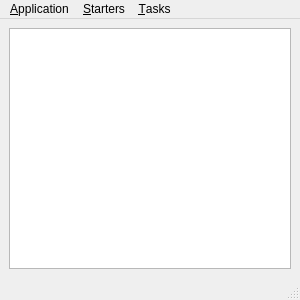
<?xml version="1.0" encoding="UTF-8"?>
<ui version="4.0">
 <class>MainWindow</class>
 <widget class="QMainWindow" name="MainWindow">
  <property name="geometry">
   <rect>
    <x>0</x>
    <y>0</y>
    <width>300</width>
    <height>300</height>
   </rect>
  </property>
  <property name="windowTitle">
   <string>Starter GUI</string>
  </property>
  <property name="windowIcon">
   <iconset>
    <normaloff>clipboard-4-multi-size.ico</normaloff>clipboard-4-multi-size.ico</iconset>
  </property>
  <widget class="QWidget" name="centralwidget">
   <layout class="QVBoxLayout" name="verticalLayout">
    <item>
     <widget class="QTreeView" name="tv">
      <property name="selectionMode">
       <enum>QAbstractItemView::ExtendedSelection</enum>
      </property>
      <property name="selectionBehavior">
       <enum>QAbstractItemView::SelectItems</enum>
      </property>
      <property name="indentation">
       <number>10</number>
      </property>
     </widget>
    </item>
   </layout>
  </widget>
  <widget class="QMenuBar" name="menubar">
   <property name="geometry">
    <rect>
     <x>0</x>
     <y>0</y>
     <width>300</width>
     <height>21</height>
    </rect>
   </property>
   <widget class="QMenu" name="menuApplication">
    <property name="title">
     <string>&amp;Application</string>
    </property>
    <addaction name="actionSettings"/>
    <addaction name="actionClose"/>
   </widget>
   <widget class="QMenu" name="menuTasks">
    <property name="title">
     <string>&amp;Tasks</string>
    </property>
    <addaction name="actionStart"/>
    <addaction name="actionStop"/>
    <addaction name="actionRestart"/>
    <addaction name="actionInstall"/>
   </widget>
   <widget class="QMenu" name="menuStarters">
    <property name="title">
     <string>&amp;Starters</string>
    </property>
    <addaction name="actionAdd"/>
    <addaction name="actionReload"/>
    <addaction name="actionStopStarter"/>
    <addaction name="actionRemove"/>
   </widget>
   <addaction name="menuApplication"/>
   <addaction name="menuStarters"/>
   <addaction name="menuTasks"/>
  </widget>
  <widget class="QStatusBar" name="statusbar"/>
  <action name="actionSettings">
   <property name="text">
    <string>&amp;Settings...</string>
   </property>
   <property name="toolTip">
    <string>Open settings dialog</string>
   </property>
  </action>
  <action name="actionClose">
   <property name="text">
    <string>&amp;Close</string>
   </property>
  </action>
  <action name="actionPublish">
   <property name="checkable">
    <bool>true</bool>
   </property>
   <property name="text">
    <string>Publish</string>
   </property>
   <property name="toolTip">
    <string>Publish the values.</string>
   </property>
  </action>
  <action name="actionStart">
   <property name="text">
    <string>&amp;Start</string>
   </property>
   <property name="shortcut">
    <string>Ctrl+S</string>
   </property>
  </action>
  <action name="actionStop">
   <property name="text">
    <string>S&amp;top</string>
   </property>
   <property name="toolTip">
    <string>Stop a task (and uninstall it as a service).</string>
   </property>
   <property name="shortcut">
    <string>Ctrl+D</string>
   </property>
  </action>
  <action name="actionRestart">
   <property name="text">
    <string>&amp;Restart</string>
   </property>
   <property name="shortcut">
    <string>Ctrl+R</string>
   </property>
  </action>
  <action name="actionReload">
   <property name="text">
    <string>&amp;Reload tasks</string>
   </property>
   <property name="shortcut">
    <string>F5</string>
   </property>
  </action>
  <action name="actionAdd">
   <property name="text">
    <string>&amp;Add</string>
   </property>
  </action>
  <action name="actionStopStarter">
   <property name="text">
    <string>&amp;Stop</string>
   </property>
  </action>
  <action name="actionRemove">
   <property name="text">
    <string>Remove</string>
   </property>
  </action>
  <action name="actionInstall">
   <property name="text">
    <string>&amp;Install</string>
   </property>
   <property name="toolTip">
    <string>Install as a service: Will be restarted after failure.</string>
   </property>
   <property name="shortcut">
    <string>Ctrl+I</string>
   </property>
  </action>
 </widget>
 <resources/>
 <connections/>
</ui>
